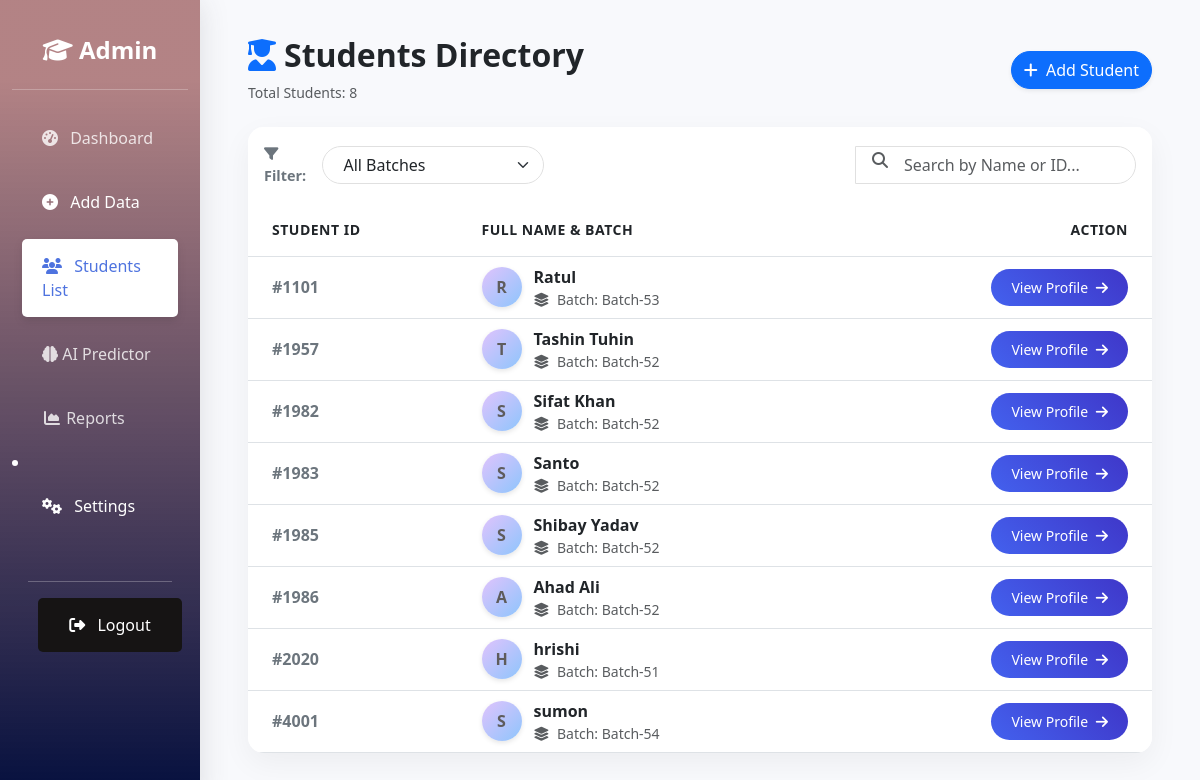
Page /students/ (signed in) on the earlier database version.
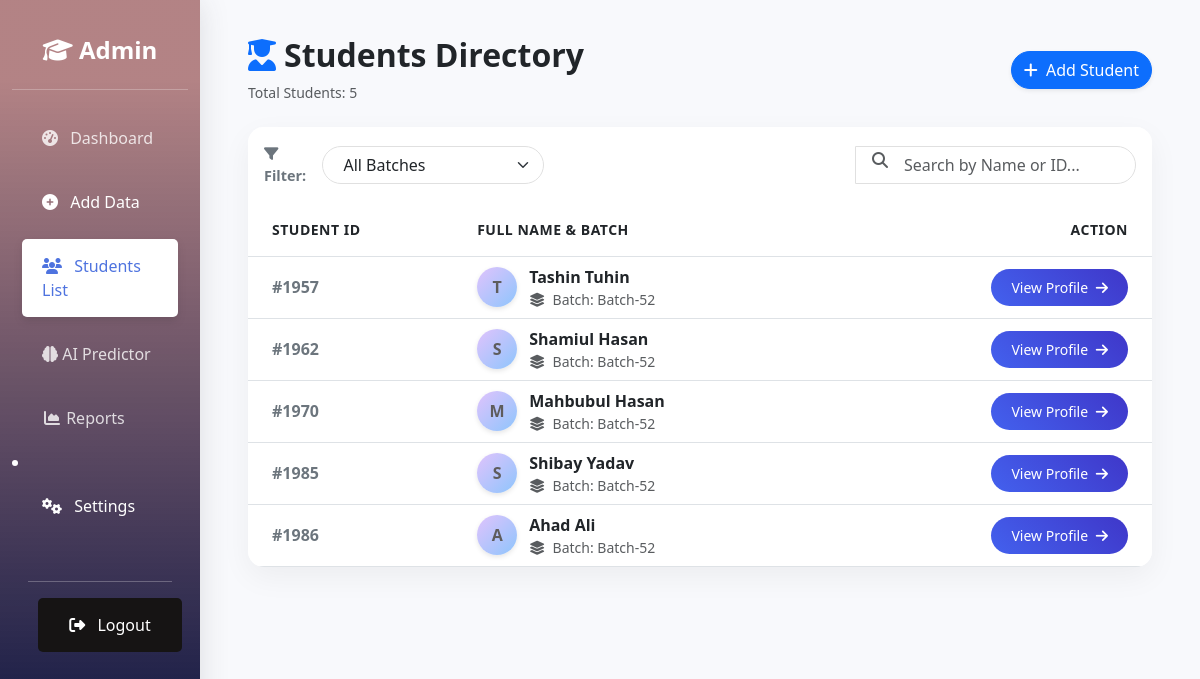
Same page on the later database version.
### predictor/models.py (models this page shows, shortened)
class Student(models.Model):
    student_id = models.CharField(max_length=20, unique=True, verbose_name="Student ID")
    name = models.CharField(max_length=100, verbose_name="Full Name")
    batch = models.CharField(max_length=20, choices=BATCH_CHOICES, verbose_name="Batch")
    created_at = models.DateTimeField(auto_now_add=True)

### predictor/views.py (the view)
# urls.py: path('students/', views.student_list, name='students'),
@login_required(login_url='login')
def student_list(request):
    students = Student.objects.all().order_by('student_id')
    batches = Student.objects.values_list('batch', flat=True).distinct().order_by('batch')
    selected_batch = request.GET.get('batch')
    if selected_batch:
        students = students.filter(batch=selected_batch)
    query = request.GET.get('q')
    if query:
        students = students.filter(
            Q(name__icontains=query) | Q(student_id__icontains=query)
        )
    context = {
        'students': students,
        'batches': batches,
        'selected_batch': selected_batch
    }
    return render(request, 'students.html', context)

### predictor/templates/students.html (shortened to what this page needs)
{% extends 'base.html' %}
{% block content %}
<div class="container-fluid px-4">
    <div class="d-flex justify-content-between align-items-center mb-4 mt-3">
        <div>
            <h2 class="fw-bold text-dark" style="font-family: 'Segoe UI', sans-serif;">
                <i class="fas fa-user-graduate text-primary me-2"></i>Students Directory
            </h2>
            <p class="text-muted mb-0 small">Total Students: {{ students.count }}</p>
        </div>
        <a href="{% url 'add_data' %}" class="btn btn-primary rounded-pill shadow-sm">
            <i class="fas fa-plus me-1"></i> Add Student
        </a>
    </div>
    <div class="card glass-card border-0 mb-4">
        <div class="card-header bg-white border-0 py-3">
            <form method="GET" class="row g-3 align-items-center justify-content-between">
                <div class="col-md-4 d-flex align-items-center">
                    <label for="batch" class="filter-label"><i class="fas fa-filter me-1"></i> Filter:</label>
                    <select name="batch" id="batch" class="form-select form-control-pill" onchange="this.form.submit()">
                        <option value="">All Batches</option>
                    </select>
                </div>
                <div class="col-md-4">
                    <div class="input-group">
                        <span class="input-group-text bg-transparent border-0 position-absolute ps-3" style="z-index: 10;">
                            <i class="fas fa-search text-muted"></i>
                        </span>
                        <input type="text" name="q" class="form-control form-control-pill ps-5"
                               placeholder="Search by Name or ID..."
                               value="{{ request.GET.q|default:'' }}">
                    </div>
                </div>
            </form>
        </div>
        <div class="card-body p-0">
            <div class="table-responsive">
                <table class="table table-hover align-middle mb-0">
                    <thead class="bg-light text-uppercase text-secondary small" style="letter-spacing: 0.5px;">
                        <tr>
                            <th scope="col" class="py-3 ps-4">Student ID</th>
                            <th scope="col" class="py-3">Full Name & Batch</th>
                            <th scope="col" class="py-3 text-end pe-4">Action</th>
                        </tr>
                    </thead>
                    <tbody>
                        {% for student in students %}
                        <tr>
                            <td class="ps-4 fw-bold text-secondary">#{{ student.student_id }}</td>
                            <td>
                                <div class="d-flex align-items-center">
                                    <div class="avatar-circle">
                                        {{ student.name|slice:":1"|upper }}
                                    </div>
                                    <div>
                                        <div class="fw-bold text-dark">{{ student.name }}</div>
                                        <div class="small text-muted">
                                            <i class="fas fa-layer-group me-1"></i> Batch: {{ student.batch }}
                                        </div>
                                    </div>
                                </div>
                            </td>
                            <td class="text-end pe-4">
                                <a href="{% url 'student_profile' student.student_id %}" class="btn btn-gradient btn-sm">
                                    View Profile <i class="fas fa-arrow-right ms-1"></i>
                                </a>
                            </td>
                        </tr>
                        {% endfor %}
                    </tbody>
                </table>
            </div>
        </div>
    </div>
</div>
{% endblock %}

Differences in the rows shown:
removed Student: student_id "1101", name "R", name "Ratul", batch "Batch-53"
removed Student: student_id "1982", name "S", name "Sifat Khan", batch "Batch-52"
removed Student: student_id "1983", name "S", name "Santo", batch "Batch-52"
removed Student: student_id "2020", name "H", name "hrishi", batch "Batch-51"
removed Student: student_id "4001", name "S", name "sumon", batch "Batch-54"
added Student: student_id "1962", name "S", name "Shamiul Hasan", batch "Batch-52"
added Student: student_id "1970", name "M", name "Mahbubul Hasan", batch "Batch-52"
Other differences:
{{ students.count }}: "8" → "5"
